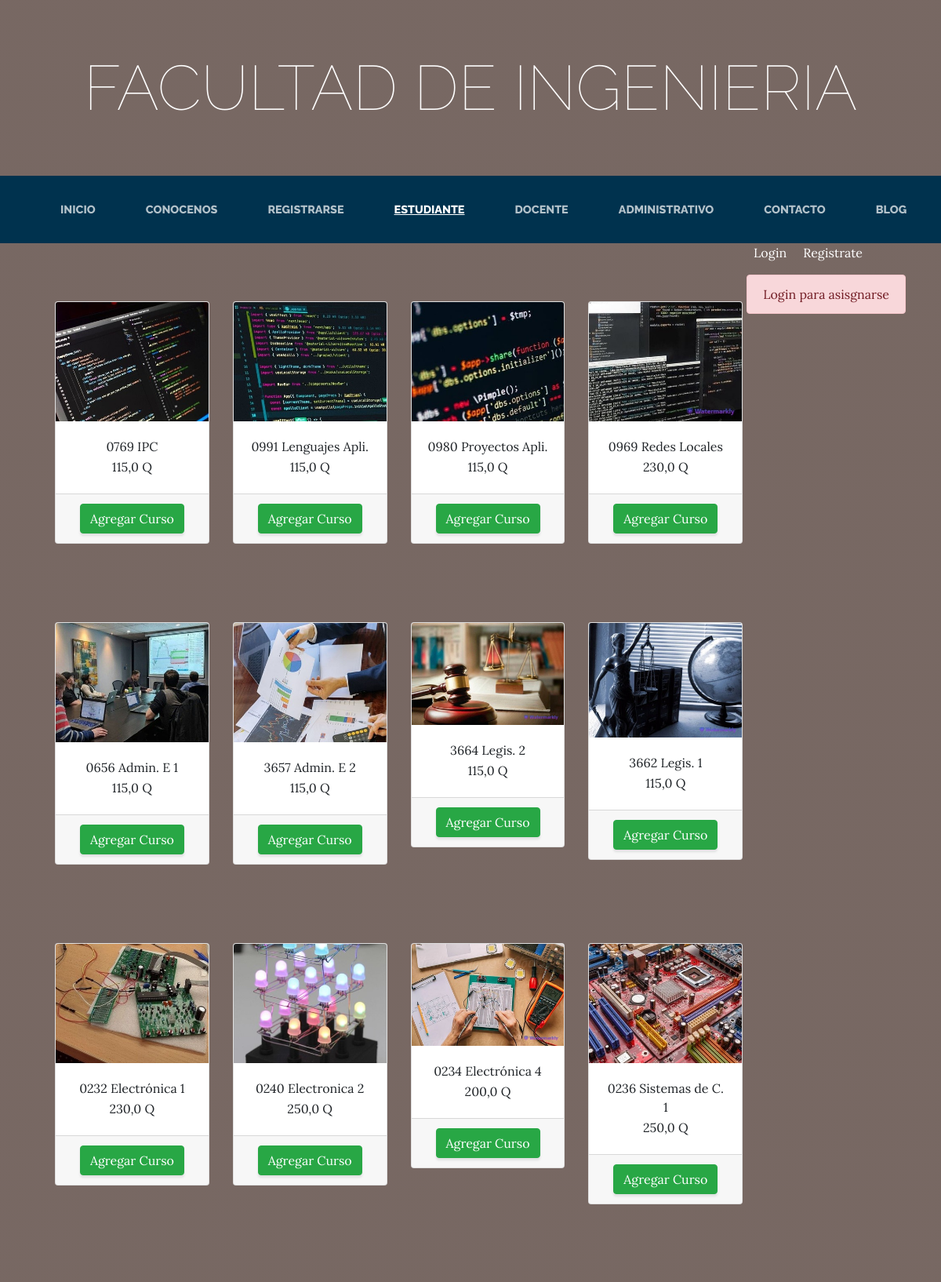
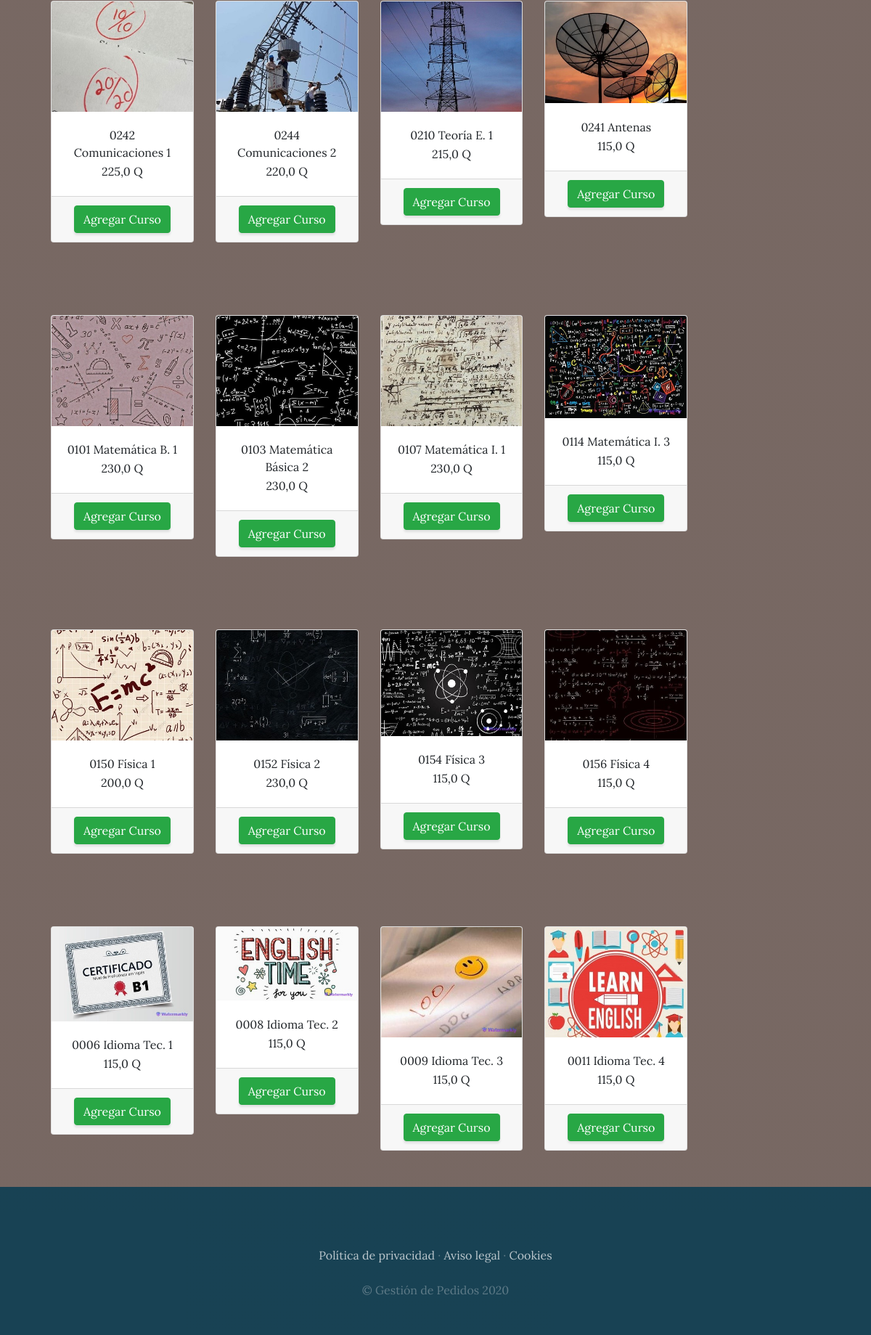
/estudiante/, run on the app's committed database (2 pictures, top to bottom).
### estudiante/models.py (models this page shows)
class Curso(models.Model):
    nombre=models.CharField(max_length=50)
    categorias=models.ForeignKey(CategoriaCur, on_delete=models.CASCADE)
    imagen=models.ImageField(upload_to="estudiante", null=True, blank=True)
    precio=models.FloatField()
    disponibilidad=models.BooleanField(default=True)
    created=models.DateTimeField(auto_now_add=True)
    updated=models.DateTimeField(auto_now_add=True)
    class Meta:
        verbose_name="Curso"
        verbose_name_plural="Cursos"

### estudiante/views.py (the view)
# urls.py: path('estudiante/', include('estudiante.urls')),
def estudiante(request):
    asignaciondecursos=Asignaciondecursos(request)
    cursos=Curso.objects.all()
    return render(request, "estudiante/estudiante.html", {"cursos":cursos})

### asignaciondecursos/context_processor.py (called while the page is built)
def importe_total_asignaciondecursos(request):
    total=0
    if request.user.is_authenticated:
        pass
    else:
        total="Debes hacer login"
    return{"importe_total_asignaciondecursos":total}

### estudiante/templates/estudiante/estudiante.html (shortened to what this page needs)
{% extends "ProyectoWebApp/base.html" %}
{% load static %}
{% block content %}
<div style="color: white; text-align: right; margin-right: 100px;">
    {% if user.is_authenticated %}
    Hola {{ user.username }} &nbsp; &nbsp; <a href="{% url 'cerrar_session' %}" style="color: white;">Cerrar sesion</a>
    {% else %}
    <a href="{% url 'logear'%}" style="color: white;">Login</a> &nbsp; &nbsp; <a href="{% url 'Registrarse' %}" style="color: white;">Registrate</a>
    {% endif %}
    </div>
<div class="container">
    <div style="float:right;">
        {% if request.user.is_authenticated %}
            {% include "asignaciondecursos/widget.html" %}
        {% else %}
            <div class="alert alert-danger text-center">Login para asisgnarse</div>
        {% endif %}
    </div>
  <div class="row">
{% for curso in cursos %}
    <div class="col-md-3">
        <div class="card" style="width: 100%; margin: 50px 10px;">
        <img src="{{curso.imagen.url}}" class="card-img-top">
        <div class="card-body" style="text-align: center;">
            <h7 class="card-tittle">{{curso.nombre}}</h7>
            <p class="card-text">{{curso.precio}}&nbsp;Q</p>
        </div>
        <div class="card-footer text-center">
            <a href="{% url 'asignaciondecursos:agregar' curso.id %}" class="btn btn-success">Agregar Curso</a>
        </div>
        </div>
    </div>
{% endfor %}
  </div>
</div>
{% endblock %}

### ProyectoWebApp/templates/ProyectoWebApp/base.html (shortened to what this page needs)
<html>
<head>
    {% load static %}
    <link href="{% static 'ProyectoWebApp/vendor/bootstrap/css/bootstrap.min.css' %}" rel="stylesheet">
    <link href="{% static 'ProyectoWebApp/css/gestion.css' %}" rel="stylesheet">
</head>
<body>
    <h1 class="site-heading text-center text-white d-none d-lg-block">
        <span class="site-heading-lower">Facultad de Ingenieria</span>
      </h1>
 <nav class="navbar navbar-expand-lg navbar-dark py-lg-4" id="mainNav">
    <div class="container">
      <div class="collapse navbar-collapse" id="navbarResponsive">
        <ul class="navbar-nav mx-auto">
          <li class="nav-item {% if request.path == '/' %}active{% endif %} px-lg-4">
            <a class="nav-link text-uppercase text-expanded" href="{% url 'Inicio' %}">Inicio</a>
          </li>
          <li class="nav-item {% if request.path == '/conocenos/' %}active{% endif %} px-lg-4">
            <a class="nav-link text-uppercase text-expanded" href="{% url 'Conocenos' %}">Conocenos</a>
          </li>
          <li class="nav-item {% if request.path == '/registrarse/' %}active{% endif %} px-lg-4">
            <a class="nav-link text-uppercase text-expanded" href="{% url 'Registrarse' %}">Registrarse</a>
          </li>
          <li class="nav-item {% if request.path == '/estudiante/' %}active{% endif %} px-lg-4">
            <a class="nav-link text-uppercase text-expanded" href="{% url 'Estudiante' %}">Estudiante</a>
          </li>
          <li class="nav-item {% if request.path == '/docente/' %}active{% endif %} px-lg-4">
            <a class="nav-link text-uppercase text-expanded" href="{% url 'Docente' %}">Docente</a>
          </li>
          <li class="nav-item {% if request.path == '/administrativo/' %}active{% endif %} px-lg-4">
            <a class="nav-link text-uppercase text-expanded" href="{% url 'Administrativo' %}">Administrativo</a>
          </li>
          <li class="nav-item {% if request.path == '/contacto/' %}active{% endif %} px-lg-4">
            <a class="nav-link text-uppercase text-expanded" href="{% url 'Contacto' %}">Contacto</a>
          </li>
          <li class="nav-item {% if request.path|slice:':6' == '/blog/' %}active{% endif %} px-lg-4">
            <a class="nav-link text-uppercase text-expanded" href="{% url 'Blog' %}">Blog</a>
          </li>
        </ul>
      </div>
    </div>
  </nav>
    {% block content %}
    {% endblock %}
    <footer class="footer text-faded text-center py-5">
      <div class="container">
        <p class="m-0 mbt">
        	<a href="sample.html" class="link">Política de privacidad</a> ·
        	<a href="sample.html" class="link">Aviso legal</a> ·
        	<a href="sample.html" class="link">Cookies</a>
		</p>
        <p class="m-0 mbt1">&copy; Gestión de Pedidos 2020</p>
      </div>
	</footer>
</body>
</html>

### ProyectoWebApp/static/ProyectoWebApp/css/gestion.css (style rules this page uses)
body { font-family: 'Lora'; background: linear-gradient(rgba(47, 23, 15, 0.65), rgba(47, 23, 15, 0.65)), url("../img/bg_main.jpg"); background-attachment: fixed; background-position: center; background-size: cover; }
h1, h2, h3, h4, h5, h6 { font-family: 'Raleway'; }
p { line-height: 1.75; }
.text-faded { color: rgba(255, 255, 255, 0.3); }
.site-heading { margin-top: 5rem; margin-bottom: 5rem; text-transform: uppercase; line-height: 1; font-family: 'Raleway'; }
.site-heading .site-heading-lower { font-size: 5rem; font-weight: 100; line-height: 4rem; }
#mainNav { background-color: rgb(0, 50, 78); font-family: 'Raleway'; }
#mainNav .navbar-nav .nav-item .nav-link { color: rgba(255, 255, 255, 0.7); font-weight: 800; }
#mainNav .navbar-nav .nav-item.active .nav-link { color: #ffffff; text-decoration: underline; }
@media (min-width: 992px) { #mainNav .navbar-nav .nav-item .nav-link { font-size: 0.9rem; } }
.footer { background-color: rgba(0, 57, 80, 0.8); }
.btn { box-shadow: 0px 3px 3px 0px rgba(33, 37, 41, 0.1); }
.mbt { padding-top: 2rem; }
.mbt1 { padding-top: 1.25rem; }
a.link { color: rgba(255, 255, 255, 0.7); }

### data on the page
Curso: imagen (picture), nombre "0769 IPC", precio "115,0"
Curso: imagen (picture), nombre "0991 Lenguajes Apli.", precio "115,0"
Curso: imagen (picture), nombre "0980 Proyectos Apli.", precio "115,0"
Curso: imagen (picture), nombre "0969 Redes Locales", precio "230,0"
Curso: imagen (picture), nombre "0656 Admin. E 1", precio "115,0"
Curso: imagen (picture), nombre "3657 Admin. E 2", precio "115,0"
Curso: imagen (picture), nombre "3664 Legis. 2", precio "115,0"
Curso: imagen (picture), nombre "3662 Legis. 1", precio "115,0"
Curso: imagen (picture), nombre "0232 Electrónica 1", precio "230,0"
Curso: imagen (picture), nombre "0240 Electronica 2", precio "250,0"
Curso: imagen (picture), nombre "0234 Electrónica 4", precio "200,0"
Curso: imagen (picture), nombre "0236 Sistemas de C. 1", precio "250,0"
Curso: imagen (picture), nombre "0242 Comunicaciones 1", precio "225,0"
Curso: imagen (picture), nombre "0244 Comunicaciones 2", precio "220,0"
Curso: imagen (picture), nombre "0210 Teoría E. 1", precio "215,0"
Curso: imagen (picture), nombre "0241 Antenas", precio "115,0"
Curso: imagen (picture), nombre "0101 Matemática B. 1", precio "230,0"
Curso: imagen (picture), nombre "0103 Matemática Básica 2", precio "230,0"
Curso: imagen (picture), nombre "0107 Matemática I. 1", precio "230,0"
Curso: imagen (picture), nombre "0114 Matemática I. 3", precio "115,0"
Curso: imagen (picture), nombre "0150 Física 1", precio "200,0"
Curso: imagen (picture), nombre "0152 Física 2", precio "230,0"
Curso: imagen (picture), nombre "0154 Física 3", precio "115,0"
Curso: imagen (picture), nombre "0156 Física 4", precio "115,0"
Curso: imagen (picture), nombre "0006 Idioma Tec. 1", precio "115,0"
Curso: imagen (picture), nombre "0008 Idioma Tec. 2", precio "115,0"
Curso: imagen (picture), nombre "0009 Idioma Tec. 3", precio "115,0"
Curso: imagen (picture), nombre "0011 Idioma Tec. 4", precio "115,0"
